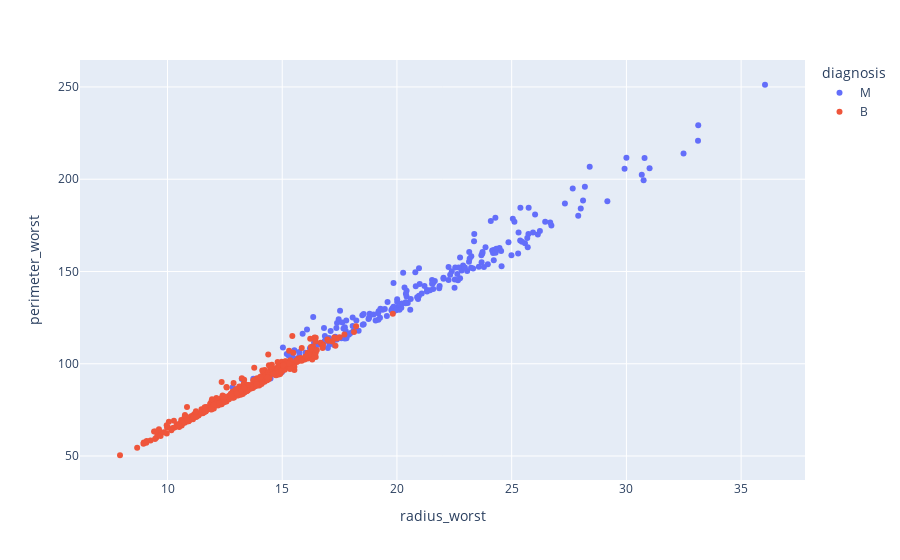

Notebook code for this chart:
### Markdown cell above
Again, we can notice that higher values of features (perimeter_se, area_se) corresponds to greater possibility of diagnosis being "Malignant" and vice-versa.

Distribution is somewhat close to Exponential distribution.

### Code cell
#Let's check if there is relation between different features#
#For example, let's observe features 'radius_worst' and 'perimeter_worst'#

figure1 = px.scatter(df,
                     x = 'radius_worst',
                     y = 'perimeter_worst',
                     color = 'diagnosis',
                     )
figure1.show()

### Figure 1 — Plotly figure (JSON) as saved in the notebook; plotly's stock layout.template omitted (floating-point values rounded to 4 significant figures; data arrays with more than 128 entries replaced by an {"elided": "..."} marker saying what was removed)
{"data": [{"hovertemplate": "diagnosis=M<br>radius_worst=%{x}<br>perimeter_worst=%{y}<extra></extra>", "legendgroup": "M", "marker": {"color": "#636efa", "symbol": "circle"}, "mode": "markers", "name": "M", "orientation": "v", "showlegend": true, "type": "scatter", "x": {"elided": "212 float values"}, "xaxis": "x", "y": {"elided": "212 float values"}, "yaxis": "y"}, {"hovertemplate": "diagnosis=B<br>radius_worst=%{x}<br>perimeter_worst=%{y}<extra></extra>", "legendgroup": "B", "marker": {"color": "#EF553B", "symbol": "circle"}, "mode": "markers", "name": "B", "orientation": "v", "showlegend": true, "type": "scatter", "x": {"elided": "357 float values"}, "xaxis": "x", "y": {"elided": "357 float values"}, "yaxis": "y"}], "layout": {"legend": {"title": {"text": "diagnosis"}, "tracegroupgap": 0}, "margin": {"t": 60}, "xaxis": {"anchor": "y", "domain": [0, 1], "title": {"text": "radius_worst"}}, "yaxis": {"anchor": "x", "domain": [0, 1], "title": {"text": "perimeter_worst"}}}}
